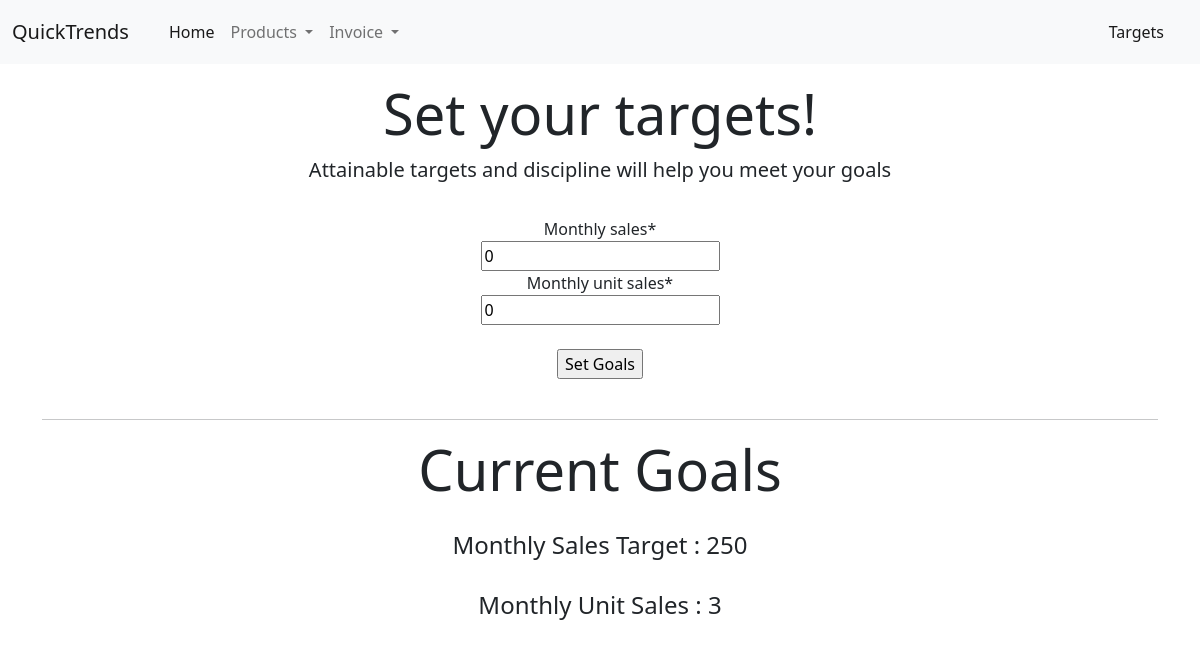
The page /targets/ on the database as committed earlier.
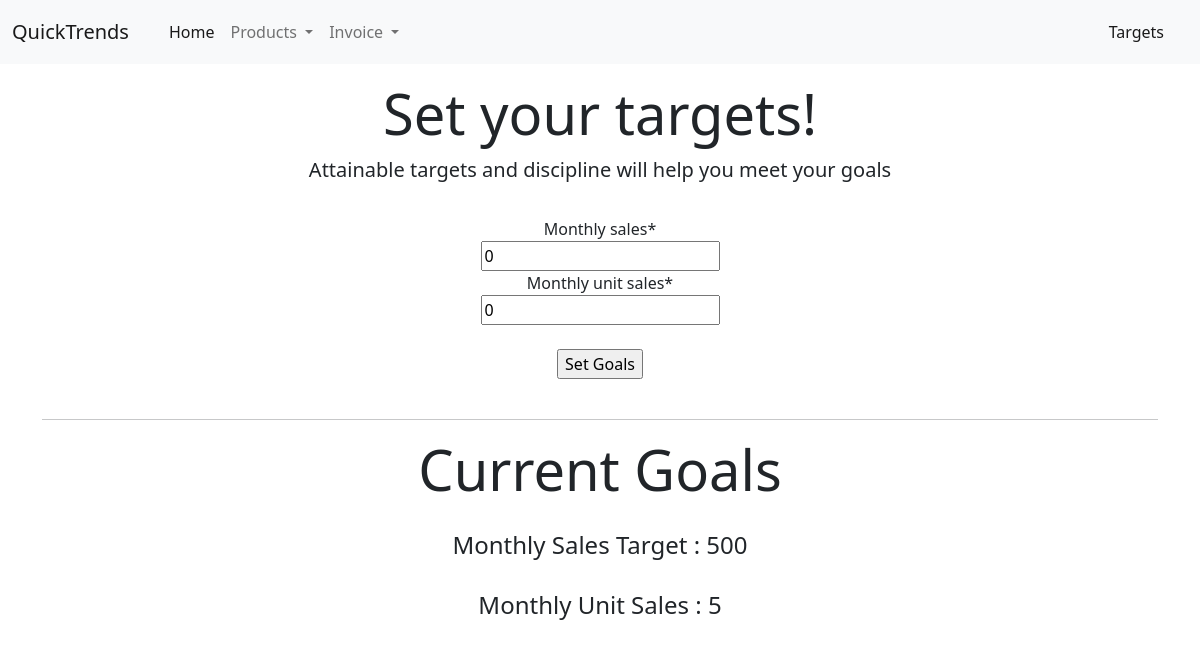
The same page on the database as committed later.
### Data/models.py (models this page shows)
class Data(models.Model):
    monthly_sales = models.PositiveIntegerField(default=0)
    monthly_unit_sales = models.PositiveIntegerField(default=0)

### Data/views.py (the view, shortened to what this page needs)
# urls.py: path('', DataHome.as_view(), name='target_data_home')
class DataHome(View):
    template_name = 'Data/target_data_home.html'
    model = Data
    def get(self, request):
        try:
            data = Data.objects.get(pk=1)
        except Data.DoesNotExist:
            data = Data.objects.create()
        form = TargetDataForm()
        ctx = {'form': form, 'data': data}
        return render(request, self.template_name, ctx)

### Data/forms.py
class TargetDataForm(ModelForm):
    class Meta:
        model = Data
        fields = ['monthly_sales', 'monthly_unit_sales']

### Data/templates/Data/target_data_home.html (shortened to what this page needs)
{% extends "base.html" %}
{% load humanize %}
{% load crispy_forms_tags %}
{% block body %}
    <div class="container">
        <div class="row text-center my-3">
            <div class="col">
                <h1 class="display-4">Set your targets!</h1>
                <p class="lead">Attainable targets and discipline will help you meet your goals</p>
            </div>
        </div>
        <div class="row justify-content-md-center text-center m-2">
            <div class="col-md-12 align-items-center">
                <form action="{% url 'targetdata:target_data_home' %}" method="post">
                    {{ form|crispy }}
                    <br>
                    <input type="submit" value="Set Goals">
                </form>
            </div>
        </div>
        <div class="row justify-content-md-center text-center my-4">
            <div class="col-md-12 align-items-center">
                <hr>
                <h4 class="display-4">Current Goals</h4>
                <p style="font-size: 24px" class="my-4">Monthly Sales Target : {{ data.monthly_sales }}</p>
                <p style="font-size: 24px">Monthly Unit Sales : {{ data.monthly_unit_sales }}</p>
            </div>
        </div>
    </div>
{% endblock body %}

Rows that differ between the two databases and show on the page:
changed Data: monthly_sales "250" → "500"; monthly_unit_sales "3" → "5"
